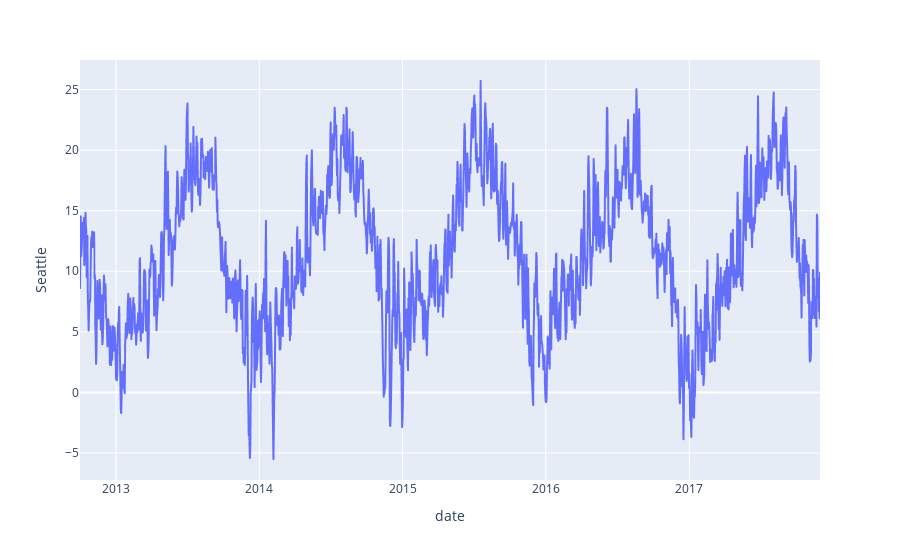

The code cell stored with this chart in its notebook:
### Code cell
# Inspecting the Seattle data

px.line(df_interp.groupby('date').agg({'Seattle':'mean'}).reset_index(), x='date', y='Seattle')

### Figure 1 — Plotly figure (JSON) as saved in the notebook; plotly's stock layout.template omitted (floating-point values rounded to 4 significant figures; data arrays with more than 128 entries replaced by an {"elided": "..."} marker saying what was removed)
{"data": [{"hovertemplate": "date=%{x}<br>Seattle=%{y}<extra></extra>", "legendgroup": "", "line": {"color": "#636efa", "dash": "solid"}, "mode": "lines", "name": "", "showlegend": false, "type": "scattergl", "x": {"elided": "1887 str values"}, "xaxis": "x", "y": {"elided": "1887 float values"}, "yaxis": "y"}], "layout": {"legend": {"tracegroupgap": 0}, "margin": {"t": 60}, "xaxis": {"anchor": "y", "domain": [0, 1], "title": {"text": "date"}}, "yaxis": {"anchor": "x", "domain": [0, 1], "title": {"text": "Seattle"}}}}
